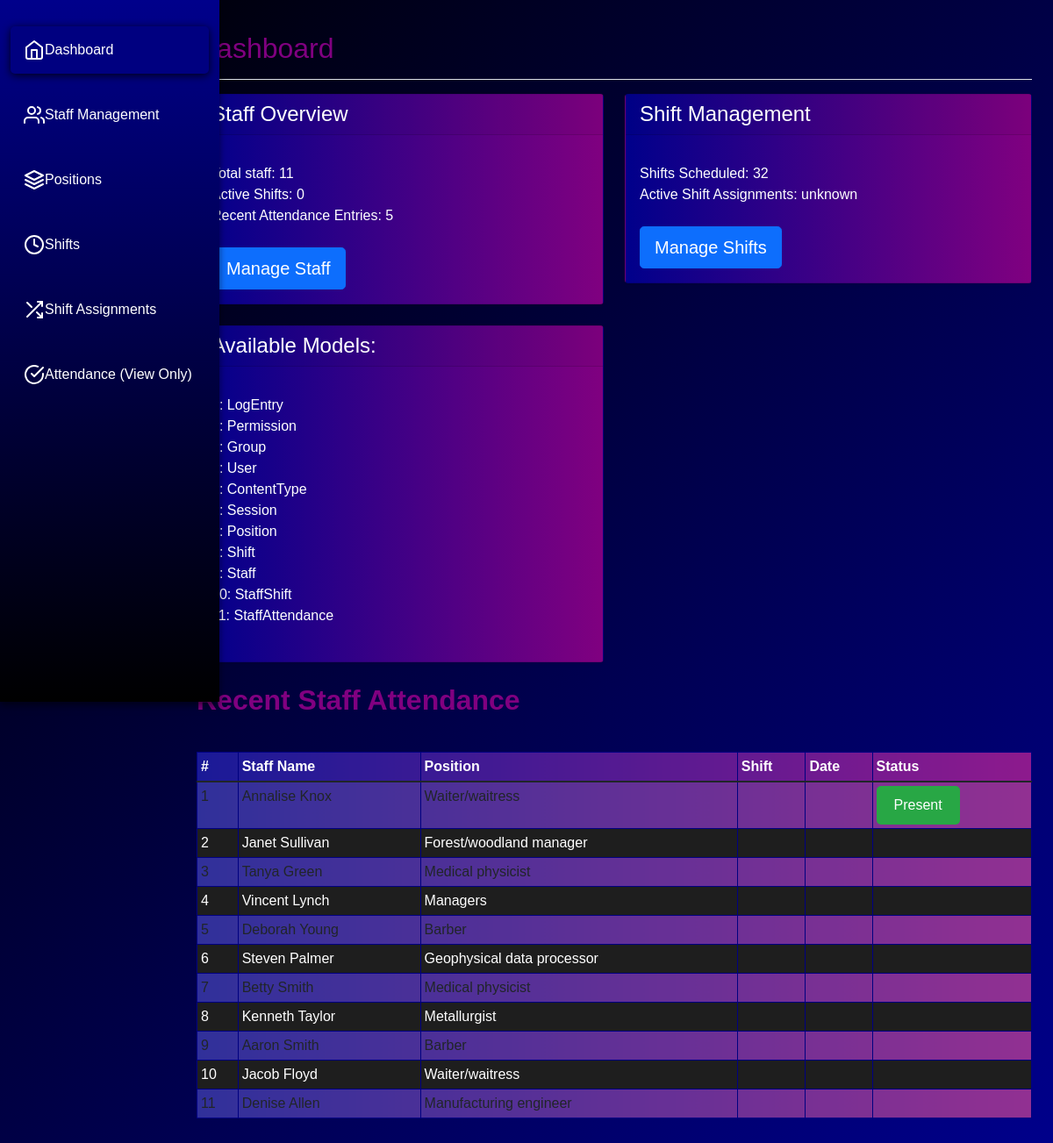
The page / on the database its author committed.
### dashboard/models.py (models this page shows, shortened)
class Staff(models.Model):
    full_name = models.CharField(max_length=255)
    phone = models.CharField(max_length=20, blank=True, null=True)
    email = models.EmailField(unique=True)
    position = models.ForeignKey(Position, on_delete=models.CASCADE)
    start_date = models.DateField()
    is_active = models.BooleanField(default=True)

class Position(models.Model):
    name = models.CharField(max_length=100)

class StaffAttendance(models.Model):
    staff = models.ForeignKey(Staff, on_delete=models.CASCADE)
    date = models.DateField()
    present = models.BooleanField(default=False)

### dashboard/views.py (the view)
# urls.py: path('', index, name='index'),
def index(request):
    staff = Staff.objects.all()
    staff_attendance = StaffAttendance.objects.all()
    shifts_scheduled = Shift.objects.count()
    models = apps.get_models()
    current_time = datetime.now().time()
    active_shifts = 0
    active_shift_type = "unknown"
    model_names = [model.__name__ for model in models]
    for employee in staff:
        staff_shift = employee.staffshift_set.first()
        if staff_shift is not None:
            shift_time = staff_shift.shift.time
            end_time = staff_shift.shift.end_time
            if dt_time(8, 0) <= current_time < dt_time(15, 0):
                if dt_time(8, 0) <= shift_time < dt_time(15, 0):
                    active_shifts += 1
                    active_shift_type = "daytime"
            else:
                if dt_time(15, 0) <= shift_time or shift_time < dt_time(8, 0):
                    active_shifts += 1
                    active_shift_type = "nighttime"
    context = {
        "staff": staff,
        "staff_attendance": staff_attendance,
        "active_shifts": active_shifts,
        "shifts_scheduled": shifts_scheduled,
        "active_shift_type": active_shift_type,
        "model_names":model_names,
    }
    return render(request, 'dash.html', context)

### dashboard/templates/dash.html (shortened to what this page needs)
<!DOCTYPE html>
<html lang="en">
{% load static %}
<head>
    <link rel="stylesheet" href="{% static 'style1.css' %}">
    <link href="https://cdn.jsdelivr.net/npm/bootstrap@5.1.3/dist/css/bootstrap.min.css" rel="stylesheet">
</head>
<body>
<div class="container-fluid">
    <div class="row">
        <nav id="sidebar" class="col-md-3 col-lg-2 d-md-block bg-light sidebar collapse">
            <div class="position-sticky">
                <ul class="nav flex-column">
                    <li class="nav-item">
                        <a class="nav-link active" href="{% url 'index' %}">
                            <span data-feather="home"></span>
                            Dashboard
                        </a>
                    </li>
                    <li class="nav-item">
                        <a class="nav-link" href="{% url 'staff_list' %}">
                            <span data-feather="users"></span>
                            Staff Management
                        </a>
                    </li>
                    <li class="nav-item">
                        <a class="nav-link" href="{% url 'position_list' %}">
                            <span data-feather="layers"></span>
                            Positions
                        </a>
                    </li>
                    <li class="nav-item">
                        <a class="nav-link" href="{% url 'shift_list' %}">
                            <span data-feather="clock"></span>
                            Shifts
                        </a>
                    </li>
                    <li class="nav-item">
                        <a class="nav-link" href="{% url 'staff_shift_list' %}">
                            <span data-feather="shuffle"></span>
                            Shift Assignments
                        </a>
                    </li>
                    <li class="nav-item">
                        <a class="nav-link" href="{% url 'attendance_list' %}">
                            <span data-feather="check-circle"></span>
                            Attendance (View Only)
                        </a>
                    </li>
                </ul>
            </div>
        </nav>
        <main class="col-md-9 ms-sm-auto col-lg-10 px-md-4">
            <div class="d-flex justify-content-between flex-wrap flex-md-nowrap align-items-center pt-3 pb-2 mb-3 border-bottom">
                <h1 class="h2">Dashboard</h1>
            </div>
            <div class="row">
                <div class="col-md-6">
                    <div class="card mb-4 shadow-sm gradient-table">
                        <div class="card-header">
                            <h4 class="my-0 fw-normal">Staff Overview</h4>
                        </div>
                        <div class="card-body">
                            <ul class="list-unstyled mt-3 mb-4">
                                <li>Total staff: {{staff.count}}</li>
                                <li>Active Shifts: {{active_shifts}}</li>
                                <li>Recent Attendance Entries: 5</li>
                            </ul>
                            <a href="#staff_list" class="btn btn-lg btn-primary">Manage Staff</a>
                        </div>
                    </div>
                </div>
                <div class="col-md-6">
                    <div class="card mb-4 shadow-sm gradient-table">
                        <div class="card-header">
                            <h4 class="my-0 fw-normal">Shift Management</h4>
                        </div>
                        <div class="card-body">
                            <ul class="list-unstyled mt-3 mb-4">
                                <li>Shifts Scheduled: {{ shifts_scheduled }}</li>
                                <li>Active Shift Assignments: {{active_shift_type}}</li>
                            </ul>
                            <a href="{% url 'shift_list' %}" class="btn btn-lg btn-primary">Manage Shifts</a>
                        </div>
                    </div>
                </div>
                <div class="col-md-6">
                    <div class="card mb-4 shadow-sm gradient-table">
                        <div class="card-header">
                            <h4 class="my-0 fw-normal">Available Models:</h4>
                        </div>
                        <div class="card-body">
                            <ul class="list-unstyled mt-3 mb-4">
                                {% for model_name in model_names %}
                                <li>{{ forloop.counter}}: {{ model_name }}</li>
                                {% endfor %}
                            </ul>
                        </div>
                    </div>
                </div>
            </div>
            <h2>Recent Staff Attendance</h2>
            <section id="about">
                <div class="table-responsive">
                    <table class="table table-striped table-sm gradient-table">
                        <thead>
                            <tr>
                                <th>#</th>
                                <th>Staff Name</th>
                                <th>Position</th>
                                <th>Shift</th>
                                <th>Date</th>
                                <th>Status</th>
                            </tr>
                        </thead>
                        <tbody>
                        {% for employee in staff %}
                        <tr>
                            <td>{{ forloop.counter }}</td>
                            <td>{{ employee.full_name }}</td>
                            <td>{{ employee.position.name }}</td>
                            <td>{{ employee.shift.shift }}</td>
                            <td>{{ employee.shift.time }}</td>
                            <td>
                                {% for attendance in employee.staffattendance_set.all %}
                                    <button class="toggle-attendance {% if attendance.present %}button-present{% else %}button-absent{% endif %}"
                                            data-id="{{ attendance.id }}">
                                        {% if attendance.present %}
                                            Present
                                        {% else %}
                                            Absent
                                        {% endif %}
                                    </button>
                                {% endfor %}
                            </td>
                        </tr>
                        {% endfor %}
                        </tbody>
                    </table>
                </div>
            </section>
        </main>
    </div>
</div>
</body>
</html>

### static/style1.css (style rules this page uses)
* { margin: 0; padding: 0; box-sizing: border-box; font-family: 'Arial', sans-serif; }
body { background-color: blue; background-image: linear-gradient(to bottom right, black, darkblue); color: #ffffff; font-size: 16px; min-height: 100vh; overflow-x: hidden; }
#sidebar { background: linear-gradient(darkblue, black); box-shadow: 0 4px 8px rgba(0, 0, 0, 0.5); height: 100vh; padding-top: 20px; position: fixed; width: 250px; z-index: 100; }
#sidebar .nav-link { color: #fff; margin: 10px 0; padding: 15px; border-radius: 5px; display: flex; align-items: center; transition: background-color 0.3s, color 0.3s; }
#sidebar .nav-link.active { background-color: #000080; color: #fff; box-shadow: 0px 2px 10px rgba(0, 0, 0, 0.8); }
main { margin-left: 260px; padding: 20px; }
main h1, main h2 { color: #800080; margin-bottom: 20px; font-weight: bold; }
.card { background: rgba(0, 0, 0, 0.8); border: 1px solid #000080; border-radius: 10px; box-shadow: 0 4px 15px rgba(0, 0, 0, 0.7); transition: transform 0.3s, box-shadow 0.3s; }
.card-header { background-color: #1c1c1c; color: #fff; border-bottom: 1px solid #000080; font-size: 1.25rem; }
.card-body { color: #ffffff; }
.table { background-color: #2e2e2e; color: #fff; border-collapse: collapse; width: 100%; margin-top: 20px; }
.table th, .table td { border: 1px solid #000080; padding: 12px; text-align: left; transition: background-color 0.3s; }
.table thead th { background-color: #000080; color: #fff; }
.table tbody tr:nth-child(even) { background-color: #1e1e1e; }
.btn-primary { background-color: #000080; border: 2px solid #000080; color: #fff; transition: all 0.3s ease; padding: 10px 20px; border-radius: 5px; }
.gradient-table { background-image: linear-gradient(to right, darkblue, purple); color: white; }
.gradient-table thead th { background-color: rgba(255, 255, 255, 0.1); color: white; }
.gradient-table tbody tr { background-color: rgba(255, 255, 255, 0.2); color: white; }
.button-present { background-color: #28a745; border: none; color: white; padding: 10px 20px; text-align: center; text-decoration: none; display: inline-block; font-size: 16px; border-radius: 5px; transition: background-color 0.3s, box-shadow 0.3s; }

### rows shown on the page
Staff: full_name "Annalise Knox", position.name "Waiter/waitress"
StaffAttendance: present "Present"
Staff: full_name "Janet Sullivan", position.name "Forest/woodland manager"
Staff: full_name "Tanya Green", position.name "Medical physicist"
Staff: full_name "Vincent Lynch", position.name "Managers"
Staff: full_name "Deborah Young", position.name "Barber"
Staff: full_name "Steven Palmer", position.name "Geophysical data processor"
Staff: full_name "Betty Smith", position.name "Medical physicist"
Staff: full_name "Kenneth Taylor", position.name "Metallurgist"
Staff: full_name "Aaron Smith", position.name "Barber"
Staff: full_name "Jacob Floyd", position.name "Waiter/waitress"
Staff: full_name "Denise Allen", position.name "Manufacturing engineer"

### other values the page prints
{{ staff.count }} "11"
{{ active_shifts }} "0"
{{ shifts_scheduled }} "32"
{{ active_shift_type }} "unknown"
{{ model_name }} "LogEntry" "Permission" "Group" "User" "ContentType" "Session" "Position" "Shift" "Staff" "StaffShift" "StaffAttendance"
